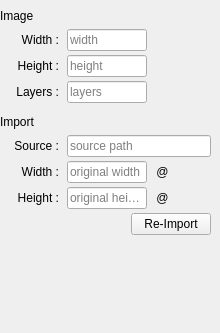
<?xml version="1.0" encoding="UTF-8"?>
<ui version="4.0">
 <class>Properties</class>
 <widget class="QDockWidget" name="Properties">
  <property name="geometry">
   <rect>
    <x>0</x>
    <y>0</y>
    <width>220</width>
    <height>333</height>
   </rect>
  </property>
  <property name="minimumSize">
   <size>
    <width>220</width>
    <height>91</height>
   </size>
  </property>
  <property name="features">
   <set>QDockWidget::DockWidgetMovable</set>
  </property>
  <property name="allowedAreas">
   <set>Qt::LeftDockWidgetArea|Qt::RightDockWidgetArea</set>
  </property>
  <property name="windowTitle">
   <string>Properties</string>
  </property>
  <widget class="QWidget" name="DockContents">
   <layout class="QVBoxLayout" name="verticalLayout">
    <property name="spacing">
     <number>0</number>
    </property>
    <property name="leftMargin">
     <number>0</number>
    </property>
    <property name="topMargin">
     <number>0</number>
    </property>
    <property name="rightMargin">
     <number>0</number>
    </property>
    <property name="bottomMargin">
     <number>0</number>
    </property>
    <item>
     <widget class="QScrollArea" name="Scroller">
      <property name="frameShape">
       <enum>QFrame::NoFrame</enum>
      </property>
      <property name="sizeAdjustPolicy">
       <enum>QAbstractScrollArea::AdjustToContents</enum>
      </property>
      <property name="widgetResizable">
       <bool>true</bool>
      </property>
      <widget class="QWidget" name="ScrollerContents">
       <property name="geometry">
        <rect>
         <x>0</x>
         <y>0</y>
         <width>220</width>
         <height>311</height>
        </rect>
       </property>
       <layout class="QVBoxLayout" name="verticalLayout_2" stretch="0,0,0,0,1">
        <property name="spacing">
         <number>0</number>
        </property>
        <property name="leftMargin">
         <number>0</number>
        </property>
        <property name="rightMargin">
         <number>0</number>
        </property>
        <item>
         <widget class="QLabel" name="ImageHeader">
          <property name="autoFillBackground">
           <bool>false</bool>
          </property>
          <property name="text">
           <string>Image</string>
          </property>
          <property name="class" stdset="0">
           <string>header</string>
          </property>
         </widget>
        </item>
        <item>
         <layout class="QFormLayout" name="Image">
          <property name="labelAlignment">
           <set>Qt::AlignRight|Qt::AlignTrailing|Qt::AlignVCenter</set>
          </property>
          <property name="horizontalSpacing">
           <number>8</number>
          </property>
          <property name="verticalSpacing">
           <number>4</number>
          </property>
          <property name="leftMargin">
           <number>9</number>
          </property>
          <property name="topMargin">
           <number>6</number>
          </property>
          <property name="rightMargin">
           <number>9</number>
          </property>
          <property name="bottomMargin">
           <number>12</number>
          </property>
          <item row="0" column="1">
           <widget class="QLineEdit" name="Width">
            <property name="sizePolicy">
             <sizepolicy hsizetype="Preferred" vsizetype="Fixed">
              <horstretch>0</horstretch>
              <verstretch>0</verstretch>
             </sizepolicy>
            </property>
            <property name="maximumSize">
             <size>
              <width>80</width>
              <height>16777215</height>
             </size>
            </property>
            <property name="readOnly">
             <bool>true</bool>
            </property>
            <property name="placeholderText">
             <string>width</string>
            </property>
           </widget>
          </item>
          <item row="1" column="1">
           <widget class="QLineEdit" name="Height">
            <property name="sizePolicy">
             <sizepolicy hsizetype="Preferred" vsizetype="Fixed">
              <horstretch>0</horstretch>
              <verstretch>0</verstretch>
             </sizepolicy>
            </property>
            <property name="maximumSize">
             <size>
              <width>80</width>
              <height>16777215</height>
             </size>
            </property>
            <property name="readOnly">
             <bool>true</bool>
            </property>
            <property name="placeholderText">
             <string>height</string>
            </property>
           </widget>
          </item>
          <item row="2" column="1">
           <widget class="QLineEdit" name="Layers">
            <property name="sizePolicy">
             <sizepolicy hsizetype="Preferred" vsizetype="Fixed">
              <horstretch>0</horstretch>
              <verstretch>0</verstretch>
             </sizepolicy>
            </property>
            <property name="maximumSize">
             <size>
              <width>80</width>
              <height>16777215</height>
             </size>
            </property>
            <property name="readOnly">
             <bool>true</bool>
            </property>
            <property name="placeholderText">
             <string>layers</string>
            </property>
           </widget>
          </item>
          <item row="0" column="0">
           <widget class="QLabel" name="WidthLabel">
            <property name="minimumSize">
             <size>
              <width>50</width>
              <height>0</height>
             </size>
            </property>
            <property name="text">
             <string>Width :</string>
            </property>
            <property name="alignment">
             <set>Qt::AlignRight|Qt::AlignTrailing|Qt::AlignVCenter</set>
            </property>
           </widget>
          </item>
          <item row="1" column="0">
           <widget class="QLabel" name="HeightLabel">
            <property name="minimumSize">
             <size>
              <width>50</width>
              <height>0</height>
             </size>
            </property>
            <property name="text">
             <string>Height :</string>
            </property>
            <property name="alignment">
             <set>Qt::AlignRight|Qt::AlignTrailing|Qt::AlignVCenter</set>
            </property>
           </widget>
          </item>
          <item row="2" column="0">
           <widget class="QLabel" name="LayersLabel">
            <property name="minimumSize">
             <size>
              <width>50</width>
              <height>0</height>
             </size>
            </property>
            <property name="text">
             <string>Layers :</string>
            </property>
            <property name="alignment">
             <set>Qt::AlignRight|Qt::AlignTrailing|Qt::AlignVCenter</set>
            </property>
           </widget>
          </item>
         </layout>
        </item>
        <item>
         <widget class="QLabel" name="ImportHeader">
          <property name="text">
           <string>Import</string>
          </property>
          <property name="class" stdset="0">
           <string>header</string>
          </property>
         </widget>
        </item>
        <item>
         <layout class="QFormLayout" name="Import">
          <property name="labelAlignment">
           <set>Qt::AlignRight|Qt::AlignTrailing|Qt::AlignVCenter</set>
          </property>
          <property name="horizontalSpacing">
           <number>8</number>
          </property>
          <property name="verticalSpacing">
           <number>4</number>
          </property>
          <property name="leftMargin">
           <number>9</number>
          </property>
          <property name="topMargin">
           <number>6</number>
          </property>
          <property name="rightMargin">
           <number>9</number>
          </property>
          <property name="bottomMargin">
           <number>12</number>
          </property>
          <item row="0" column="1">
           <widget class="QcFileLineEdit" name="ImportSrc">
            <property name="sizePolicy">
             <sizepolicy hsizetype="Expanding" vsizetype="Fixed">
              <horstretch>0</horstretch>
              <verstretch>0</verstretch>
             </sizepolicy>
            </property>
            <property name="placeholderText">
             <string>source path</string>
            </property>
           </widget>
          </item>
          <item row="1" column="1">
           <layout class="QHBoxLayout" name="horizontalLayout_2">
            <property name="spacing">
             <number>2</number>
            </property>
            <item>
             <widget class="QLineEdit" name="ImportWidth">
              <property name="maximumSize">
               <size>
                <width>80</width>
                <height>16777215</height>
               </size>
              </property>
              <property name="placeholderText">
               <string>original width</string>
              </property>
             </widget>
            </item>
            <item>
             <widget class="QToolButton" name="ImportWidthReset">
              <property name="text">
               <string>@</string>
              </property>
              <property name="icon">
               <iconset resource="imageplugin.qrc">
                <normaloff>:/imgplugin/reset.png</normaloff>:/imgplugin/reset.png</iconset>
              </property>
              <property name="iconSize">
               <size>
                <width>14</width>
                <height>14</height>
               </size>
              </property>
              <property name="autoRaise">
               <bool>true</bool>
              </property>
             </widget>
            </item>
            <item>
             <spacer name="horizontalSpacer_2">
              <property name="orientation">
               <enum>Qt::Horizontal</enum>
              </property>
              <property name="sizeHint" stdset="0">
               <size>
                <width>0</width>
                <height>20</height>
               </size>
              </property>
             </spacer>
            </item>
           </layout>
          </item>
          <item row="2" column="1">
           <layout class="QHBoxLayout" name="horizontalLayout_3">
            <property name="spacing">
             <number>2</number>
            </property>
            <item>
             <widget class="QLineEdit" name="ImportHeight">
              <property name="maximumSize">
               <size>
                <width>80</width>
                <height>16777215</height>
               </size>
              </property>
              <property name="placeholderText">
               <string>original height</string>
              </property>
             </widget>
            </item>
            <item>
             <widget class="QToolButton" name="ImportHeightReset">
              <property name="text">
               <string>@</string>
              </property>
              <property name="icon">
               <iconset resource="imageplugin.qrc">
                <normaloff>:/imgplugin/reset.png</normaloff>:/imgplugin/reset.png</iconset>
              </property>
              <property name="iconSize">
               <size>
                <width>14</width>
                <height>14</height>
               </size>
              </property>
              <property name="autoRaise">
               <bool>true</bool>
              </property>
             </widget>
            </item>
            <item>
             <spacer name="horizontalSpacer_3">
              <property name="orientation">
               <enum>Qt::Horizontal</enum>
              </property>
              <property name="sizeHint" stdset="0">
               <size>
                <width>0</width>
                <height>20</height>
               </size>
              </property>
             </spacer>
            </item>
           </layout>
          </item>
          <item row="3" column="1">
           <layout class="QHBoxLayout" name="horizontalLayout">
            <item>
             <spacer name="horizontalSpacer">
              <property name="orientation">
               <enum>Qt::Horizontal</enum>
              </property>
              <property name="sizeType">
               <enum>QSizePolicy::Expanding</enum>
              </property>
              <property name="sizeHint" stdset="0">
               <size>
                <width>0</width>
                <height>0</height>
               </size>
              </property>
             </spacer>
            </item>
            <item>
             <widget class="QPushButton" name="Reimport">
              <property name="minimumSize">
               <size>
                <width>80</width>
                <height>0</height>
               </size>
              </property>
              <property name="text">
               <string>Re-Import</string>
              </property>
             </widget>
            </item>
           </layout>
          </item>
          <item row="0" column="0">
           <widget class="QLabel" name="ImportSrcLabel">
            <property name="minimumSize">
             <size>
              <width>50</width>
              <height>0</height>
             </size>
            </property>
            <property name="text">
             <string>Source :</string>
            </property>
            <property name="alignment">
             <set>Qt::AlignRight|Qt::AlignTrailing|Qt::AlignVCenter</set>
            </property>
           </widget>
          </item>
          <item row="1" column="0">
           <widget class="QLabel" name="ImportWidthLabel">
            <property name="minimumSize">
             <size>
              <width>50</width>
              <height>0</height>
             </size>
            </property>
            <property name="text">
             <string>Width :</string>
            </property>
            <property name="alignment">
             <set>Qt::AlignRight|Qt::AlignTrailing|Qt::AlignVCenter</set>
            </property>
           </widget>
          </item>
          <item row="2" column="0">
           <widget class="QLabel" name="ImportHeightLabel">
            <property name="minimumSize">
             <size>
              <width>50</width>
              <height>0</height>
             </size>
            </property>
            <property name="text">
             <string>Height :</string>
            </property>
            <property name="alignment">
             <set>Qt::AlignRight|Qt::AlignTrailing|Qt::AlignVCenter</set>
            </property>
           </widget>
          </item>
         </layout>
        </item>
        <item>
         <spacer name="verticalSpacer">
          <property name="orientation">
           <enum>Qt::Vertical</enum>
          </property>
          <property name="sizeHint" stdset="0">
           <size>
            <width>20</width>
            <height>40</height>
           </size>
          </property>
         </spacer>
        </item>
       </layout>
      </widget>
     </widget>
    </item>
   </layout>
  </widget>
 </widget>
 <customwidgets>
  <customwidget>
   <class>QcFileLineEdit</class>
   <extends>QLineEdit</extends>
   <header>qcfilelineedit.h</header>
  </customwidget>
 </customwidgets>
 <resources>
  <include location="imageplugin.qrc"/>
 </resources>
 <connections/>
</ui>
